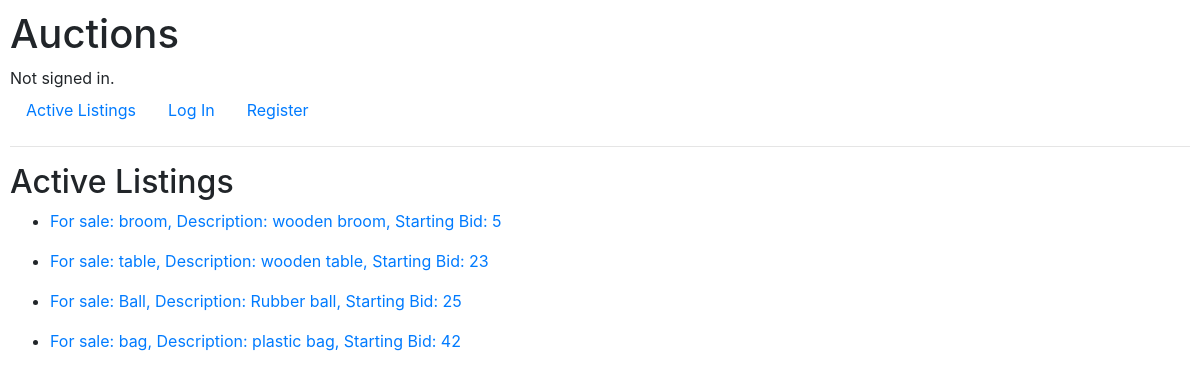
Before: / with the older database file.
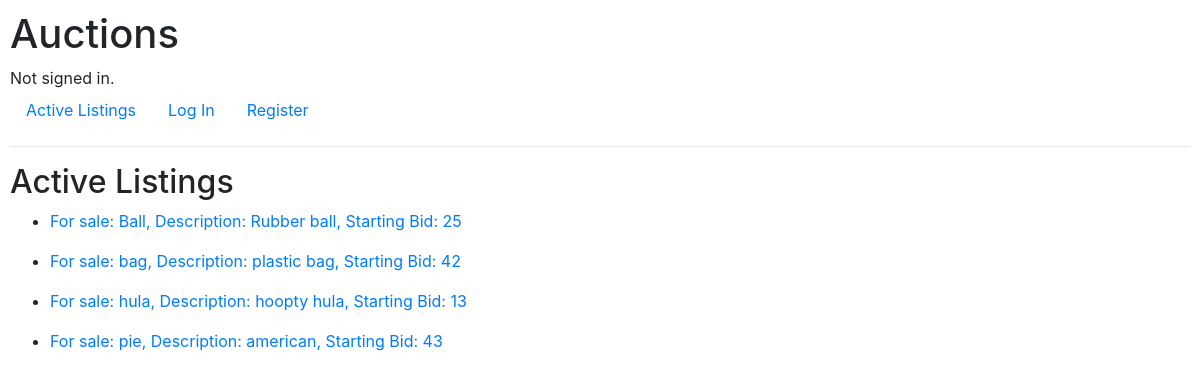
After: the same page with the newer database file.
### auctions/models.py (models this page shows, shortened)
class Listing(models.Model):
    title = models.CharField(max_length=64)
    description = models.CharField(max_length=64)
    starting_bid = models.IntegerField(validators=[MinValueValidator(0)])
    image = models.URLField(blank=True)
    category = models.CharField(max_length=64, blank=True)
    active = models.BooleanField(default=True)
    owner = models.ForeignKey(User, on_delete=models.CASCADE, related_name="sellers")
    winner = models.ForeignKey(User, on_delete=models.CASCADE, related_name="bids_won", null=True, blank=True)

### auctions/views.py (the view)
# urls.py: path("", views.index, name="index"),
def index(request):
    return render(request, "auctions/index.html", {
        "listings": Listing.objects.all()
        })

### auctions/templates/auctions/index.html
{% extends "auctions/layout.html" %}
{% block body %}
    <h2>Active Listings</h2>
    <ul>
        {% for listing in listings %}
            <li>
                <a href="{% url 'listing' listing.id %}"><p>
                    For sale: {{ listing.title }}, Description: {{ listing.description }}, Starting Bid: {{ listing.starting_bid }}
                </p></a>
            </li>
        {% endfor %}
    </ul>
{% endblock %}

### auctions/templates/auctions/layout.html (shortened to what this page needs)
{% load static %}
<!DOCTYPE html>
<html lang="en">
    <head>
        <link rel="stylesheet" href="https://stackpath.bootstrapcdn.com/bootstrap/4.4.1/css/bootstrap.min.css">
        <link href="{% static 'auctions/styles.css' %}" rel="stylesheet">
    </head>
    <body>
        <h1>Auctions</h1>
        <div>
            {% if user.is_authenticated %}
                Signed in as <strong>{{ user.username }}</strong>.
            {% else %}
                Not signed in.
            {% endif %}
        </div>
        <ul class="nav">
            <li class="nav-item">
                <a class="nav-link" href="{% url 'index' %}">Active Listings</a>
            </li>
            {% if user.is_authenticated %}
                <li class="nav-item">
                    <a class="nav-link" href="{% url 'categories' %}">Categories</a>
                </li>
                <li class="nav-item">
                    <a class="nav-link" href="{% url 'watchlist' %}">WatchList</a>
                </li>
                <li class="nav-item">
                    <a class="nav-link" href="{% url 'create_listing' %}">Create Listing</a>
                </li>
                <li class="nav-item">
                    <a class="nav-link" href="{% url 'logout' %}">Log Out</a>
                </li>
            {% else %}
                <li class="nav-item">
                    <a class="nav-link" href="{% url 'login' %}">Log In</a>
                </li>
                <li class="nav-item">
                    <a class="nav-link" href="{% url 'register' %}">Register</a>
                </li>
            {% endif %}
        </ul>
        <hr>
        {% block body %}
        {% endblock %}
    </body>
</html>

### auctions/static/auctions/styles.css (style rules this page uses)
body { padding: 10px; }

Changed rows visible on the page:
removed Listing: title "broom", description "wooden broom", starting_bid "5"
removed Listing: title "table", description "wooden table", starting_bid "23"
added Listing: title "hula", description "hoopty hula", starting_bid "13"
added Listing: title "pie", description "american", starting_bid "43"
